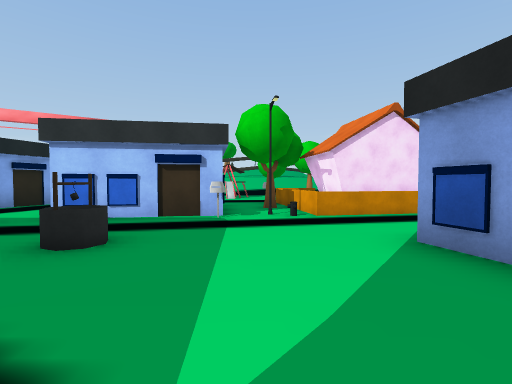
View 1 (above)

24 first-person views from a walk through a scene from a Unity 3-D project. The camera is 1.4 m above the floor, tilts 2° down and sees 85° across. The floor is counted in squares, 2 m on a side. Each view is taken from the middle of a square. On the plan, view 1 faces up. The plan holds only what a view shows up to about 9 squares ahead; the rest is blank. The place goes on beyond the plan. Some animated figures are left out. Some surface patterns are stand-ins.

View 2
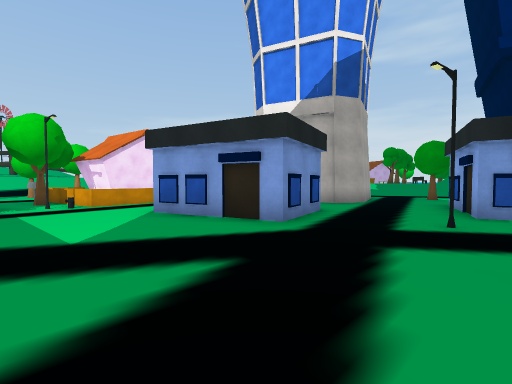

View 3
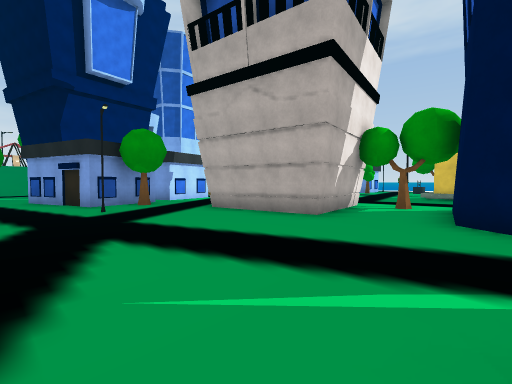

View 4
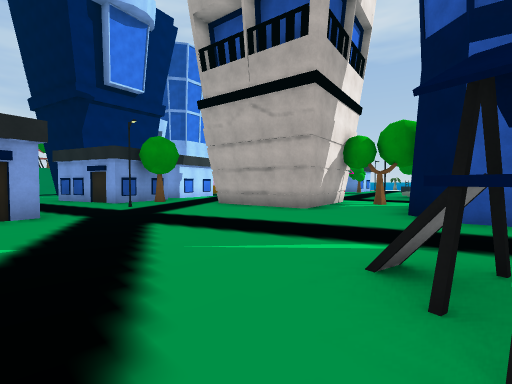

View 5
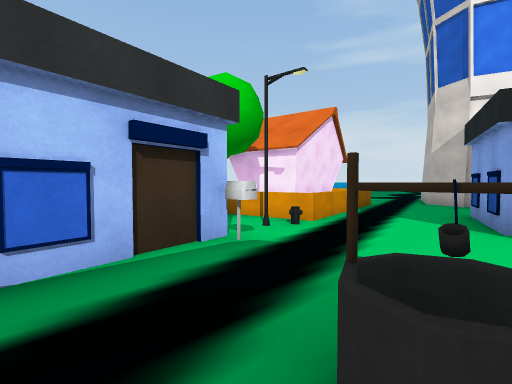

View 6
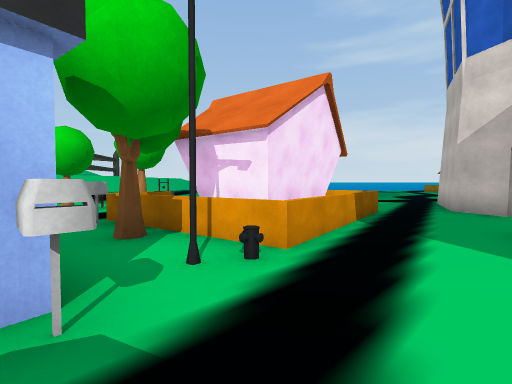

View 7
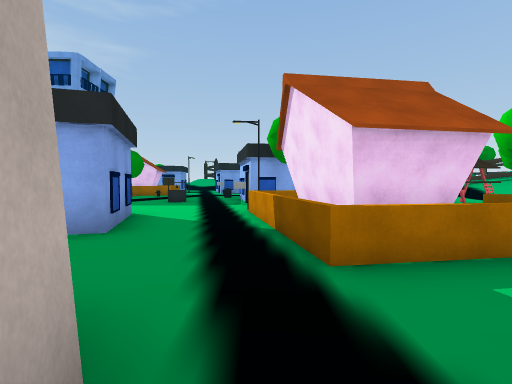

View 8
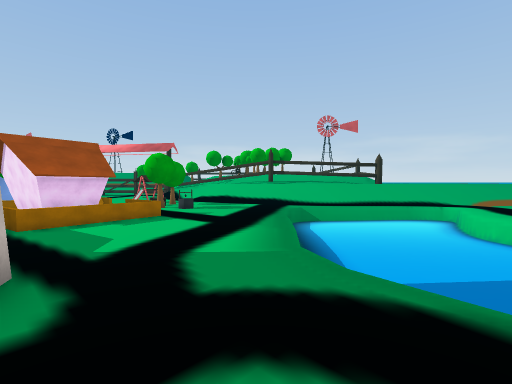

View 9
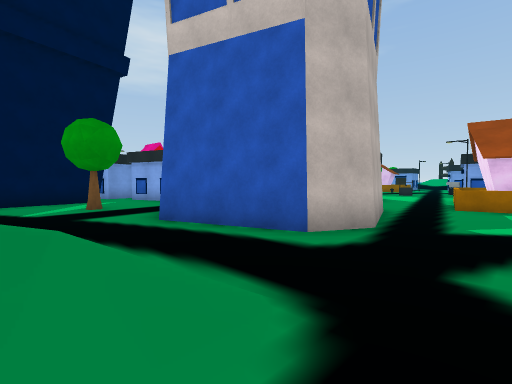

View 10
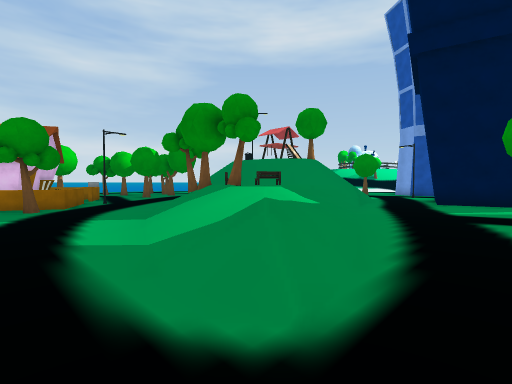

View 11
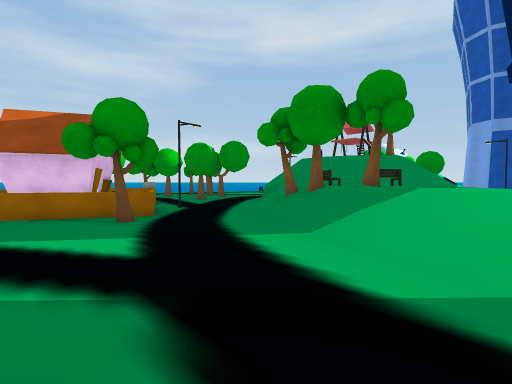

View 12
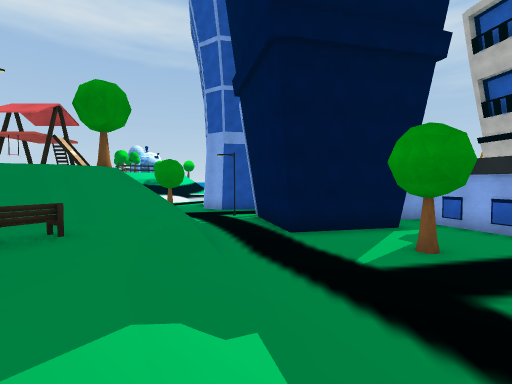

View 13
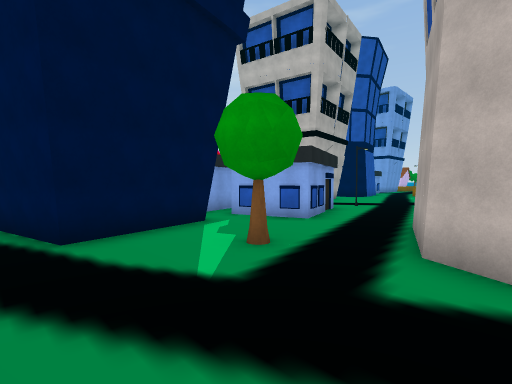

View 14
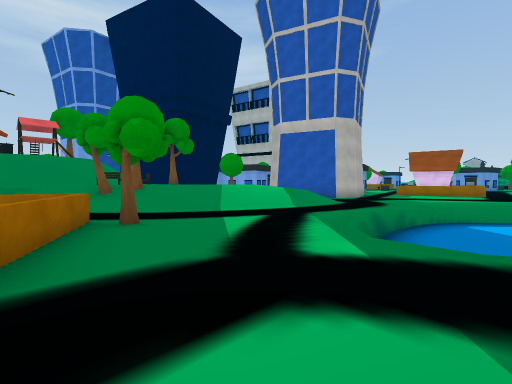

View 15
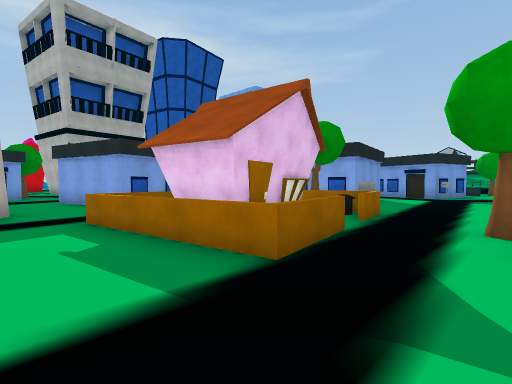

View 16
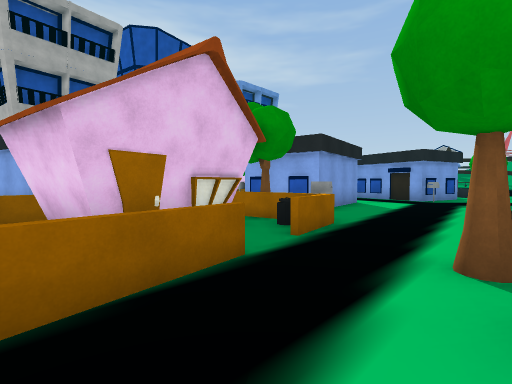

View 17
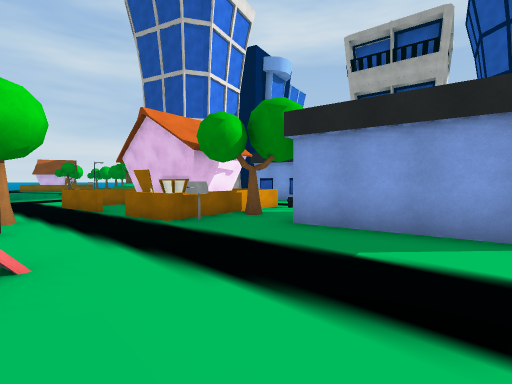

View 18
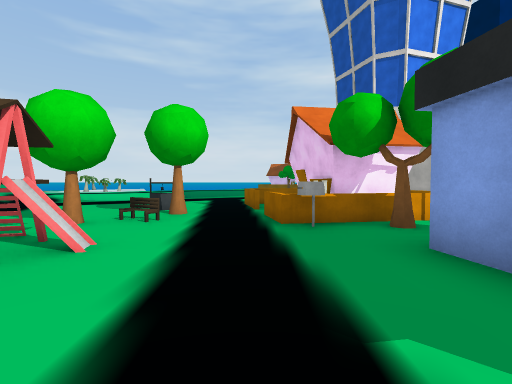

View 19
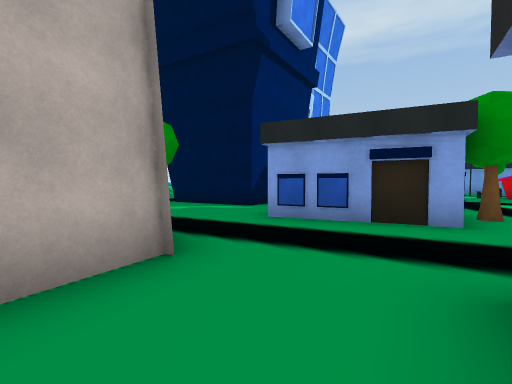

View 20
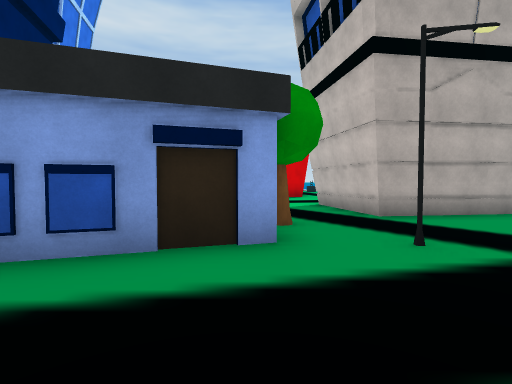

View 21
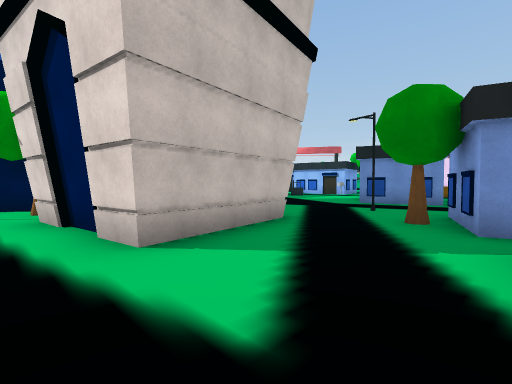

View 22
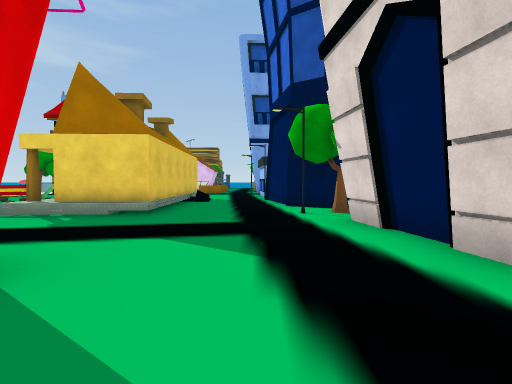

View 23
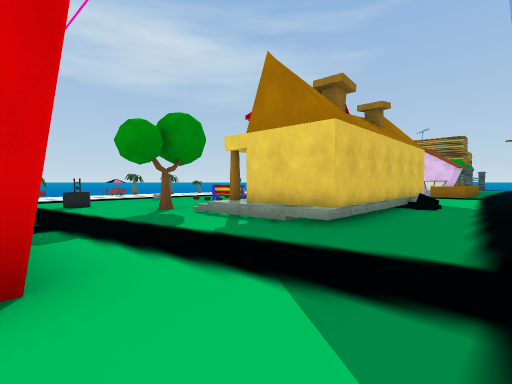

View 24
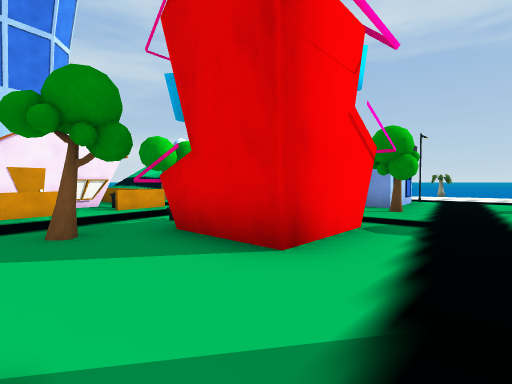

### Floor plan
Key: @ floor where view 1 was taken; # wall or solid block; x gap in a wall; . main floor; : floor 1.25 m higher than the main floor; + floor 3.25 m higher than the main floor; / step, stairs or slope; = window, fence, low wall or low ledge; ^ raised ledge; v drop or lower ground; H house; T tree; O other object.
Columns run from 4 left of view 1 to 22 right of it. Each row starts with its distance up from view 1.
 12 ...#.=T#......vvvvvv   ....
 11 ...............vvvvvv  ....
 10 .....HHHHH.....vvvvv v.....
  9 .....HHHHH........//......H
  8 .###THHHHH......../......HH
  7  ###.HHHHHH......//.....THH
  6  ##Hx#HHHH...##../////...HH
  5 ...........#####../////...#
  4 ...........#   #..//::///.
  3  .=...H##..##  #...//T:TT/
  2   .....##...####...//:=//=
  1 .......###..........//////
  0 ....@...........T...//////
 -1 ^=..................= /+^^
 -2 #.......#.####...##..//#
 -3 ..........## #.####../ T
 -4 ..........T#
 -5 ##...###..H.
 -6  ##..# ##...
 -7   #..#  #...
 -8   #T.####..
 -9  ##.#..... .
-10    ..........H H
-11 ..........T..H H
-12 /.......##H....H
-13 OHHH/...# H= .HH
-14 O HHH...#    .H
-15   H H....
-16   / /.....
-17   ^xT...T.
-18    ......#
-19     ..#..#
-20      ....H
-21       ..

Positions as (right, up) in squares from view 1, and headings:
1: (0, 0), facing up
2: (-1, -3), facing up-right
3: (-3, 0), facing down-right
4: (-4, 1), facing down-right
5: (-3, 3), facing up-right
6: (-1, 4), facing up-right
7: (8, 6), facing left
8: (14, 6), facing up-left
9: (14, 8), facing down-left
10: (12, 8), facing down-right
11: (15, 9), facing down-right
12: (15, 5), facing down
13: (15, 3), facing down-left
14: (22, 12), facing down-left
15: (7, 12), facing down-left
16: (5, 12), facing down-left
17: (-4, 12), facing down-right
18: (-4, 10), facing right
19: (5, 3), facing down-right
20: (6, 1), facing down
21: (7, -9), facing up-left
22: (6, -10), facing left
23: (4, -10), facing down-left
24: (2, -10), facing down-right
